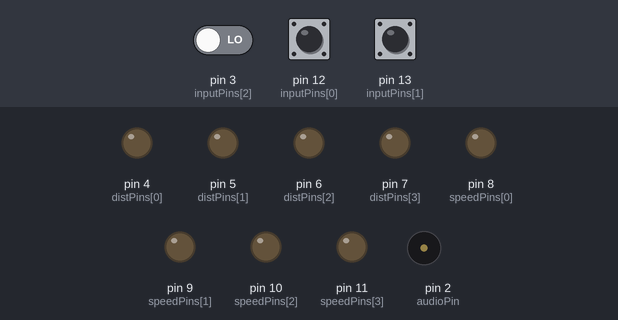
Recording of a sketch running on a simulated Arduino Uno, built with avr-gcc and run on an emulated ATmega328P. On the bench: output pins drawn as LEDs (lit = HIGH), buzzer (waves = sounding). Inputs (shaded band) come from the test bench; at power-on: pin 3 (inputPins[2]) LOW, pin 13 (inputPins[1]) LOW, pin 12 (inputPins[0]) LOW.

Above: at 1.2 s.
1.3 s: pin 3 (inputPins[2]) driven HIGH
At 2.1 s:
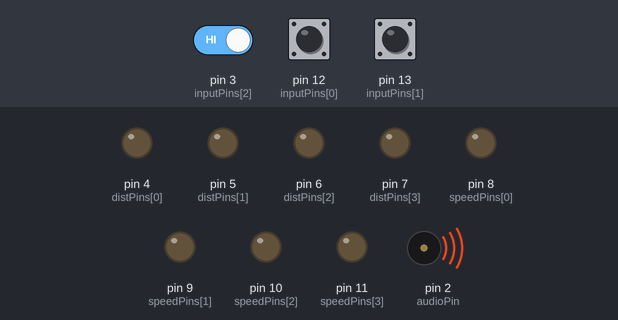
3.8 s: pin 13 (inputPins[1]) driven HIGH
At 4.2 s:
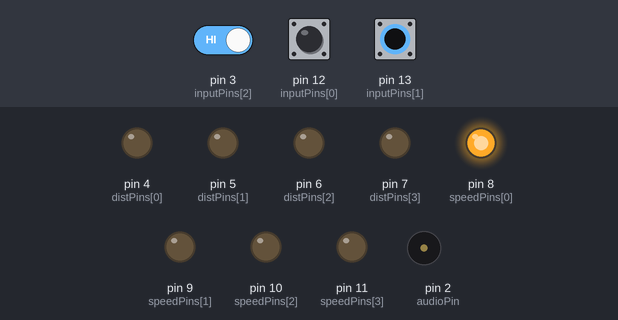
6.8 s: pin 12 (inputPins[0]) driven HIGH
At 8.0 s:
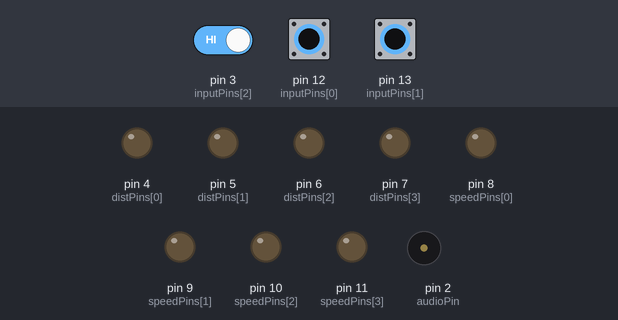
8.3 s: pin 13 (inputPins[1]) pulsed LOW 5 times (0.12 s each, 0.3 s apart)
At 10.7 s:
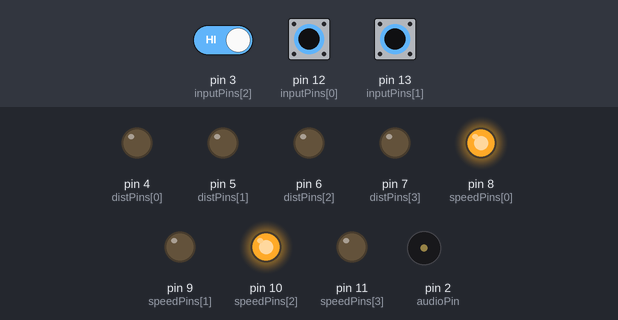
11.3 s: pin 12 (inputPins[0]) pulsed LOW 2 times (0.12 s each, 0.3 s apart)
At 12.2 s:
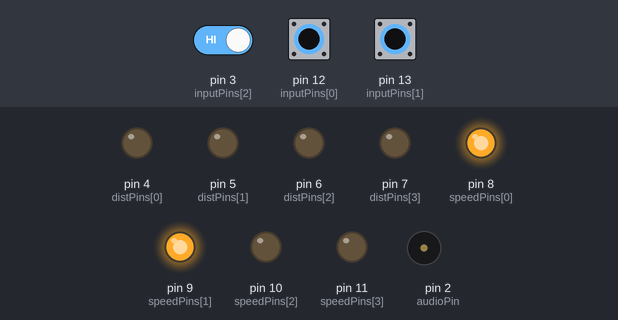
Timing chart, 0 to 15.9 s (numbered marks = the images above; inputs shaded):
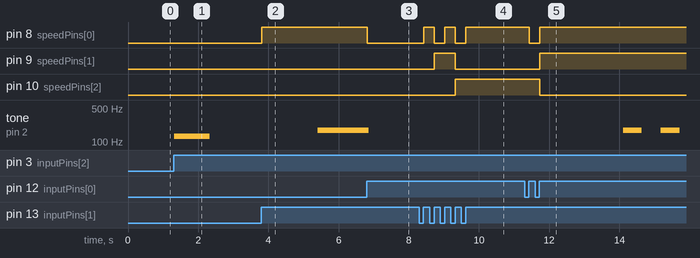

Measured:
- after the input at 1.3 s, tone on pin 2 (audioPin): silent → 130 Hz at once, → silent 1.0 s later
- after the input at 3.8 s, pin 8 (speedPins[0]): LOW → HIGH at once; tone on pin 2 (audioPin): goes on until 5.4 s, then stays 174 Hz
- after the input at 6.8 s, pin 8 (speedPins[0]): HIGH → LOW at once
- after the input at 8.3 s, pin 8 (speedPins[0]): alternates HIGH for 0.30 s and LOW for 0.30 s, 5 changes in all, then stays HIGH, starting after 0.13 s; pin 9 (speedPins[1]): LOW → HIGH after 0.43 s, → LOW 0.60 s later; pin 10 (speedPins[2]): LOW → HIGH after 1.0 s
- after the input at 11.3 s, pin 8 (speedPins[0]): HIGH → LOW after 0.13 s, → HIGH 0.30 s later; pin 9 (speedPins[1]): LOW → HIGH after 0.43 s; pin 10 (speedPins[2]): HIGH → LOW after 0.43 s; tone on pin 2 (audioPin): 174 Hz → silent after 3.3 s, → 174 Hz 0.54 s later, → silent 0.54 s later

The sketch:

workout_buddy_test.ino
```cpp
// Treadmill buddy
// This code allows the Arduino to play music, changing the tempo and the song in accordance with the user's
// button presses.  It is intended for use on a treadmill, and thus displays tempo as a speed (in half-miles-per-hour),
// as well as the total traveled distance, as a binary on sets of LEDs.  One button increases the speed; another decreases
// it; a third moves from one song to the next.

// Pinout
const byte audioPin = 2; // Connect this pin in series with resistor and speaker to ground.
const byte distPins[] = {4,5,6,7}; // Each of these, with a green LED and resistor in series to ground.
const byte speedPins[] = {8,9,10,11}; // These, with a blue LED and resistor in series to ground.
const byte inputPins[] = {12,13,3}; // These, with buttons and (for now) resistors in series to ground.

// Debounced button variables
bool inputPinStats[] = {false,false,false};
int inputPinWaits[] = {0,0,0};
const int debounceDelay = 10;

// State variables
// byte song; // The index of the song currently playing, times two (or an odd number in between songs)
byte note = 0; // The index of the note in the song currently playing
int music_speed = 1023; // Current number of milliseconds corresponding to a sixteenth note
unsigned long noteStartTime = 0; // Time in ms when the current note started
int noteDuration = 0; // Duration in ms of the current note
byte loops = 0; // The number of times that the player has looped through all the songs.
byte transpose = 0; // The notes up which to transpose songs.

int my_speed = 0; // measured in half-miles per hour.
long my_long_dist = 0; // increased by speed every second.
float my_dist = 0; // in quarters of miles
bool increased_this_second = false;

//////////////// Music as chiptunes
// "Auld Lang Syne" - tune from Wikipedia, CC 3.0
byte auld_lang_notes[] = { 48,    53,  53, 53, 57,  55, 53, 55, 57, 53, 53, 57, 60, 62,
//                         Should auld acquaintance be forgot and never brought to mind?
                            62, 60, 57, 57, 53,     55, 53, 55, 57, 53, 50, 50, 48, 53,
//                         Should auld acquaintance be forgot and days of auld lang syne?
                            62, 60, 57, 57, 53, 55, 53, 55, 62, 60, 57, 57, 60, 62,
//                         For auld lang syne, my dear, for au-auld la-ang syne
                            62, 60, 57, 57, 53, 55, 53, 55, 57, 53, 50, 50, 48, 53, 0 };
//                         We'll take a cup o' kindness yet for au-auld la-ang syne.
byte auld_lang_times[] = { 4, 6, 2, 4, 4, 6, 2, 4, 4, 6, 2, 4, 4, 12, 4, 6, 2, 4, 4, 6, 2, 4, 4, 6, 2, 4, 4, 12,
                          4, 6, 2, 4, 4, 6, 2, 4, 4, 6, 2, 4, 4, 12, 4, 6, 2, 4, 4, 6, 2, 4, 4, 6, 2, 4, 4, 12, 0};

// "Pop Goes the Weasel" - tune worked out by me
byte weasel_notes[] = { 48, 48, 50, 50, 52, 55, 52, 40,   43, 48, 48, 50, 50, 52, 48,   43, 48, 48, 50, 50, 52, 55, 52, 48,   57, 50, 53, 52, 48,
                          60, 60, 57, 57, 59, 59, 55,   60, 60, 57, 57, 59, 55,   48, 48, 50, 50, 52, 52, 55,   57, 50, 53, 52, 48,  0 };
byte weasel_times[] = { 4, 2, 4, 2, 2, 2, 2, 4, 2, 4, 2, 4, 2, 6, 4, 2, 4, 2, 4, 2, 2, 2, 2, 6, 6, 4, 2, 6, 6,
                          4, 2, 4, 2, 4, 2, 6, 4, 2, 4, 2, 6, 6,    4, 2, 4, 2, 4, 2, 6,  6, 4, 2, 6, 6, 0 };

// "Oh, My Darling Clementine" - from 8notes.com, CC 3.0
byte clemen_notes[] = { 53, 53, 53, 48, 57, 57, 57, 53, 53, 57, 60, 60, 58, 57, 55,
                          55, 57, 58, 58, 57, 55, 57, 53, 53, 57, 55, 48, 52, 55, 53, 0 };
byte clemen_times[] = { 3, 1, 4, 4, 3, 1, 4, 4, 3, 1, 7, 1, 3, 1, 8, 3, 1, 4, 4, 3, 1, 4, 4, 3, 1, 4, 4, 3, 1, 8, 0};

// "Yankee Doodle" - from 8notes.com, CC 3.0
byte yd_notes[] = { 67, 67, 69, 71, 67, 71, 69, 62, 67, 67, 69, 71, 67, 62, 67, 67, 69, 71, 72, 71, 69, 67, 66, 62, 64, 65, 67, 67,
                        64, 66, 64, 62, 64, 66, 67, 62, 64, 62, 60, 59, 52, 64, 66, 64, 62, 64, 66, 67, 64, 62, 67, 66, 69, 67, 67, 0};
byte yd_times[] = { 4, 4, 4, 4,  4, 4, 4, 4,  4, 4, 4, 4,  8, 8,  4, 4, 4, 4,  4, 4, 4, 4,  4, 4, 4, 4, 8, 8,
                        6, 2, 4, 4, 4, 4, 8, 6, 2, 4, 4, 8, 8, 6, 2, 4, 4, 4, 4, 4, 4, 4, 4, 4, 4, 8, 8, 0};

// "A Hot Time in the Old Town Tonight" - from public-domain arrangement by the Remick corporation
byte hot_notes_in_old_town_tonight[] = { 71, 59, 71, 59, 71, 59, 59, 70, 71, 72, 71, 70, 71, 67, 62, 62, 67, 62, 67, 71,
                                        74, 59, 74, 59, 74, 59, 59, 73, 74, 76, 74, 73, 74, 71, 62, 64, 67,
                                        71, 59, 71, 59, 71, 59, 59, 70, 71, 72, 71, 70, 71, 67, 67, 66, 67,
                                        71, 69, 62, 62, 71, 69, 62, 67, 64, 62, 59, 55, 67, 79, 0};
byte hot_times_in_old_town_tonight[] = { 4, 4, 4, 4, 4, 4, 4, 3, 1, 4, 4, 4, 4, 4, 2, 2, 2, 2, 2, 2,
                                        4, 4, 4, 4, 4, 4, 4, 3, 1, 4, 4, 4, 4, 4, 4, 4, 4,
                                        4, 4, 4, 4, 4, 4, 4, 3, 1, 4, 4, 4, 4, 4, 4, 4, 4,
                                        4, 8, 2, 2, 4, 8, 4, 4, 4, 4, 4, 4, 4, 8, 0};

// "Seeing Nelly Home" - tune worked out by me, though different covers sing it differently
byte quilting_notes[] = { 64, 65, 67, 67, 69, 69, 67, 72, 67, 72, 72, 72, 71, 69, 72, 67, 48, 52, 55, 60, 64, 65,
                          67, 72, 76, 72, 74, 72, 69, 72, 72, 72, 71, 72, 74, 74, 72, 60, 48, 0};
byte quilting_times[] = { 2, 2, 2, 6, 2, 6, 4, 4, 4, 2, 2, 6, 2, 2, 6, 2, 2, 2, 2, 4, 2, 2,
                          4, 4, 4, 4, 4, 4, 2, 2, 2, 2, 6, 2, 2, 6, 4, 4, 4, 0};

// "Michael, Row the Boat Ashore" - 8notes.com, CC 3.0
byte michael_notes_the_boat_ashore[] = { 48, 52, 55, 52, 55, 57, 55, 52, 55, 57, 55, 52, 55, 55, 52, 53, 52,
                                        50, 48, 50, 52, 50, 48, 48, 52, 55, 52, 55, 57, 55, 52, 55, 57, 55, 52, 55, 55, 52, 53, 52, 50, 48, 50, 52, 50, 48, 0 };
byte michael_times_the_boat_ashore[] = { 4, 4, 6, 2, 4, 4, 8, 4, 4, 16, 8, 4, 4, 6, 2, 4, 4, 8, 4, 4, 8, 8, 8, 4, 4, 6, 2, 4, 4, 8, 4, 4, 16, 8, 4, 4, 6, 2, 4, 4, 8, 4, 4, 8, 8, 8, 0};

// "London Bridge" - tune worked out by me
byte london_notes[] = { 67, 69, 67, 65, 64, 65, 67, 62, 64, 65, 64, 65, 67, 67, 69,67, 65, 64, 65, 67, 62, 67, 64, 60, 0 };
byte london_times[] = { 3, 1, 2, 2, 2, 2, 4, 2, 2, 4, 2, 2, 4, 3, 1, 2, 2, 2, 2, 4, 4, 4, 2, 6, 0 };

// The locations of these songs in memory are given by byte pointers, which can be indexed as if they were the byte arrays themselves.
// These arrays of pointers (each of which points to the first note in the above arrays) determine the order in which songs are played.
byte *song_note_pointers[] = { &auld_lang_notes[0], &weasel_notes[0], &london_notes[0], &yd_notes[0], &hot_notes_in_old_town_tonight[0], &clemen_notes[0], &quilting_notes[0], &michael_notes_the_boat_ashore[0] };
byte *song_time_pointers[] = { &auld_lang_times[0], &weasel_times[0], &london_times[0], &yd_times[0], &hot_times_in_old_town_tonight[0], &clemen_times[0], &quilting_times[0], &michael_times_the_boat_ashore[0] };
byte sixteenths_in_beats[] = { 6, 12, 8, 16, 16, 8, 16, 8 }; // The number of sixteenth notes to constitute one beat of each song above.

const int song_count = sizeof(song_time_pointers) / sizeof(song_time_pointers[0]); // The number of songs
byte song = song_count * 2 - 1; // The index of the current song, times two (or odd, if between songs).
// Initially, do not be playing a song, but be ready to play the first.

////////////////////////////////////////////////////////////////////
// Real code begins here.
////////////////////////////////////////////////////////////////////

// The express functions display a value as binary on the array of four pins
// sent to int.  Integers are shown by their last four digits in binary;
// floats are converted to integers and the same thing done.
void express(int val, byte pins[]) {
  for (byte i = 0; i < 4; i++) {
    int ander = 1 << i;
    digitalWrite(pins[i], val & ander);
  }
}

void express(float val, byte pins[]) {
  int val_as_int = val;
  for (byte i = 0; i < 4; i++) {
    int ander = 1 << i;
    digitalWrite(pins[i], val_as_int & ander);
  }
}

// This function converts the traveled distance from half-miles per hour times seconds
// into quarter miles, for ease of display.  As it is one line, it may need not be
// a function; its being a function reflects a version which used more complicated units.
float quarter_mileize(long long_value) {
  return long_value / 1800;
}

// This function calculates the length of the smallest note at a given speed
// and for a given quantity of such note in a beat.
int millipernote(int given_speed, byte notes_per_beat) {
  long long_speed = given_speed;
  // The output is the number of milliseconds in a sixteenth note
  // for a given speed (in half-miles per hour) and the number of
  // sixteenth notes in a beat, such that someone moving at that
  // speed can easily step on the beat.  It is calibrated for my stride:
  // a step is 2.5 feet walking (3mph), four feet running (6 mph).
  // Thus the length of a step in feet is about one more than the speed in half-mph.
  // Speed in ft/s is, of course, 2640/3600 times the speed in half-mph,
  // Dividing the stride by that speed is the length of a step or beat in seconds;
  // multiplying by 1000 and dividing by the number of notes in a
  // beat is the length of a note in milliseconds.  This simplifies to:

  // if (long_speed) return ((15000 * long_speed + 15000) / ( 11 * long_speed * notes_per_beat ));

  // but it is more efficient and more musically interesting to write:

  if (long_speed) return ((long_speed+16)<<9) / (long_speed * notes_per_beat);
  else return 1023; // If speed is zero, play very slowly.
}

int mid_to_freq(byte midi_value) { // Converts MIDI notes to frequencies in real time
  int octave = 55 * pow(2,((midi_value - 33) / 12)); // The C at 32 in MIDI is 110 Hz.
                                                     // Each C being 12 higher in MIDI, is double the frequency.
  float tuning = pow(2.0, (double)((midi_value - 33) % 12) / 12);
                                                    // If the note is not C, equal-temperament tuning gives its frequency
                                                    // as a fractional power of 2 above the C below it.
  return octave * tuning;
}

int transposition(byte loops) {
  return loops + 6 * (loops % 2); // The number of keys up by which one transposes to go however many key changes.
  // This is initially 7 (to go up a fifth, as from C to G), then 2 (to go up a whole step, or two fifths but back down an octave, as from C to G to D).
}

/////////////////////////////////////////////////////////////////////////////
// Main code begins here.
////////////////////////////////////////////////////////////////////////////

void setup() {
  // Set up pins
  for (byte i = 0; i < 4; i++) {
    pinMode(distPins[i],OUTPUT);
    pinMode(speedPins[i],OUTPUT);
  }
  express(my_speed,speedPins);
  express(my_dist,distPins);
  for (byte i = 0; i < 3; i++) {
    pinMode(inputPins[i],INPUT);
  }
}

void loop() {
  // Check buttons for pressing - if a button remains in an altered state from the last acknowledged for n loops of this code,
  // acknowledge a change in its state.  If that state is that it is now pressed, perform the function of that button.
  for (byte i = 0; i < 3; i++) {
    if (digitalRead(inputPins[i]) != inputPinStats[i]) {
      ++inputPinWaits[i];
      if (inputPinWaits[i] == debounceDelay) {
        if ( !inputPinStats[i] ) {
          Serial.print("Button #");
          Serial.print(i);
          Serial.println(" has been pressed.");
          inputPinStats[i] = true;
          // The first button decreases the speed, assuming it isn't already 0.
          if (i == 0 && my_speed > 0) {
            --my_speed;
            music_speed = millipernote(my_speed, sixteenths_in_beats[song >> 1]);
            express(my_speed,speedPins);
          }
          // The second button increases the speed.
          else if (i == 1) {
            ++my_speed;
            music_speed = millipernote(my_speed, sixteenths_in_beats[song >> 1]);
            express(my_speed,speedPins);
          }
          // The last one moves to the next song or to the silence between songs,
          // and may need to loop around the playlist, updating transposition accordingly.
          else {
            ++song;
            if (song == song_count << 1)
              { song = 0; transpose = transposition(loops); ++loops; }
            note = 0;
            Serial.print("Song #: "); Serial.println(song);
            music_speed = millipernote(my_speed, sixteenths_in_beats[song >> 1]);
          }
        } else inputPinStats[i] = false;
      }
    } else inputPinWaits[i] = 0;
  }
  // If this code has not run since the last one-second tick, run it again:
  // that is, increase the distance traveled by the latest second's worth of running.
  if ( !increased_this_second && (millis() % 1000 < 100 )) {
    my_long_dist += my_speed;
    increased_this_second = true;
    my_dist = quarter_mileize(my_long_dist);
    express(my_dist,distPins);
  } else if ( millis() % 1000 > 900 ) increased_this_second = false;
  // Play music!
  if ( !(song & 1) && (millis() - noteStartTime > noteDuration )) { // If a song is playing, and a note's allotted time is over.
    noteStartTime = millis();
    noteDuration = song_time_pointers[song >> 1][note] * music_speed;
    tone(audioPin, mid_to_freq(song_note_pointers[song >> 1][note] + transpose), music_speed); // Play note!  Buzz for the length of a sixteenth note, no matter how long note is.
    ++note; if (!(song_note_pointers[song >> 1][note])) note = 0;
  }
  delay(1); // Wait a millisecond, for convenience of debouncing.
}
```
